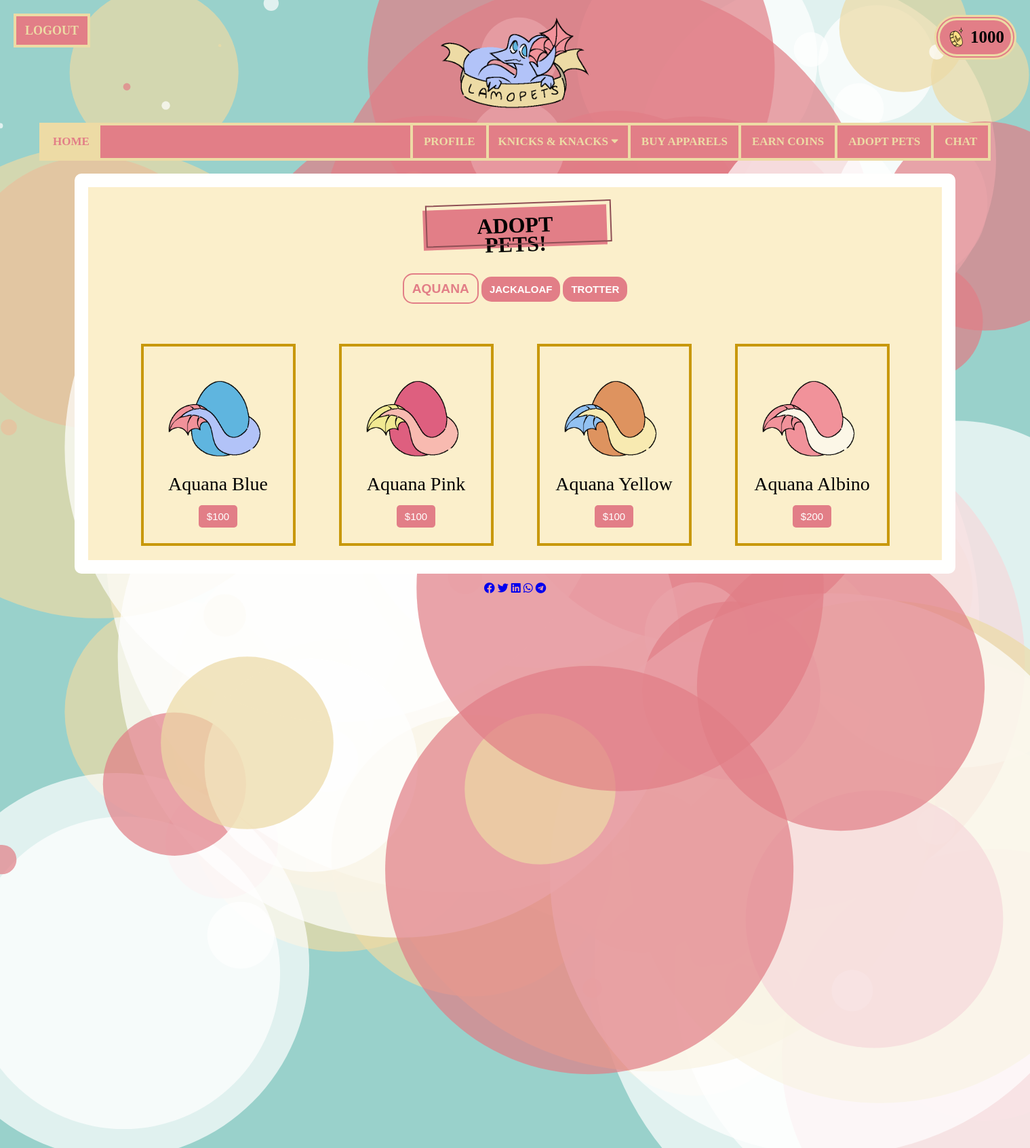
The app's page /adopt (signed in), older data.
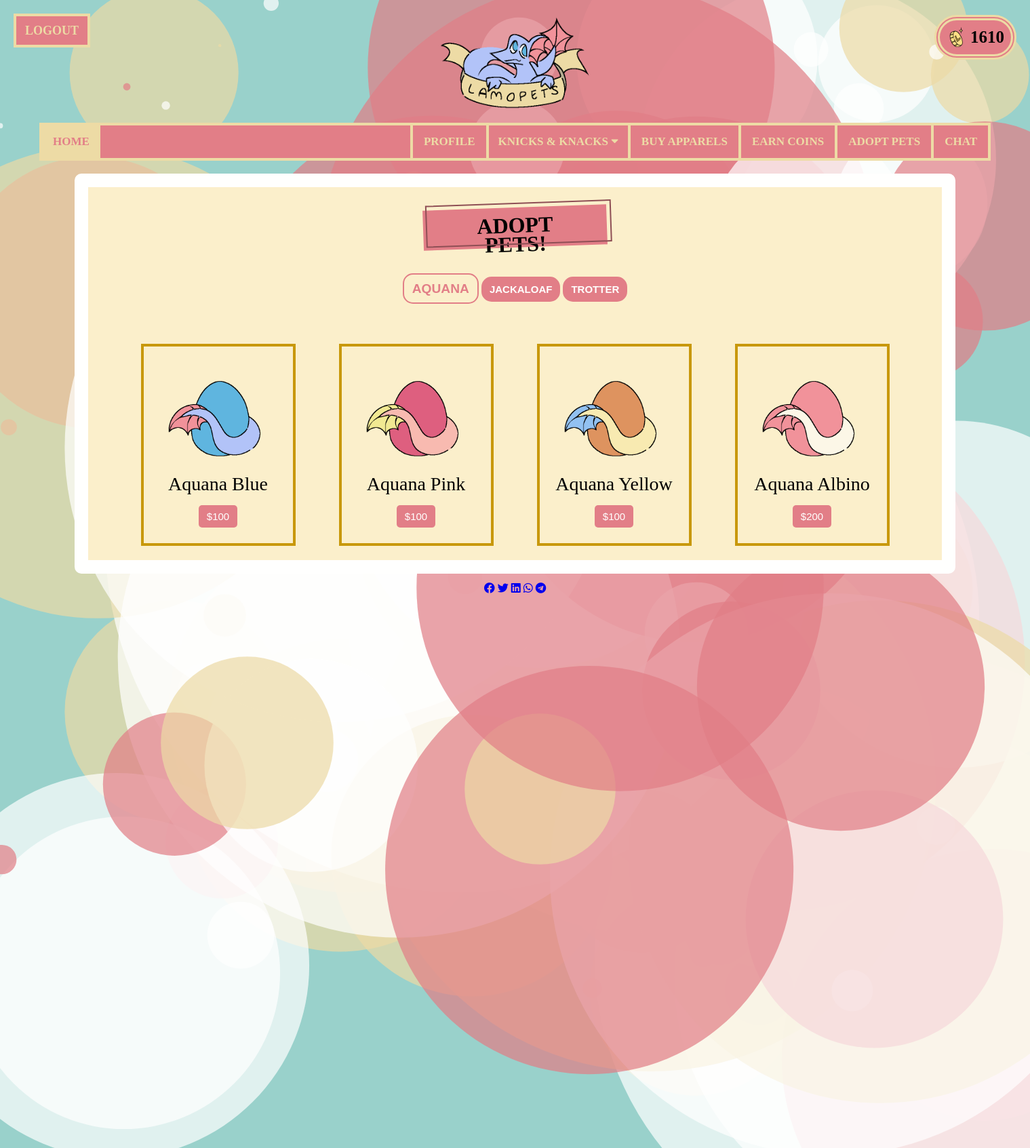
The same page, newer data.
### app.py (models this page shows, shortened)
class User(db.Model, UserMixin):
    id = db.Column(db.Integer, primary_key=True)
    username = db.Column(db.String(20), nullable=False, unique=True)
    password = db.Column(db.String(80), nullable=False)
    currency_balance = db.Column(db.Integer, default=1000)
    avatar = db.Column(db.Text, nullable=True)
    profile_pic = db.Column(db.Text, nullable=True)
    inventory = db.relationship('Inventory', back_populates='user_obj')
    adoptedpet = db.relationship('AdoptedPet', back_populates='user_obj')

### app.py (the view)
@app.route('/adopt', methods=['GET', 'POST'])
@login_required
def adopt():
    pets = Pet.query.all()
    return render_template('adopt.html', pets=pets)

### app.py (called while the page is built)
@login_manager.user_loader
def load_user(user_id):
    return User.query.get(int(user_id))

### templates/adopt.html (shortened to what this page needs)
<!DOCTYPE html>
<html lang="en">
<head>
    <link rel="stylesheet" type="text/css" href="{{ url_for('static', filename='css/styles.css') }}">
    <link rel="stylesheet" type="text/css" href="{{ url_for('static', filename='css/adopt.css') }}">
</head>
<body>
    <link rel="stylesheet" href="https://cdnjs.cloudflare.com/ajax/libs/font-awesome/5.9.0/css/all.min.css" />
    <div class="logo">
        <img src="{{ url_for('static', filename='assets/logo/Lamopets_Logo_Still.png') }}" id="img-still" width="60%">
    </div>
    <div class="center" id="logout-button">
        <a href="{{url_for('logout')}}">Logout</a>
    </div>
    <h2 class="currency-position" data-currency="{{ current_user.currency_balance }}">
        <img src="{{ url_for('static', filename='assets/Lamocoins.png') }}" id="coin">
        {{ current_user.currency_balance }}
    </h2>
    <nav>
        <div id="mainnav" class="navbar">
            <a href="{{url_for('home')}}" class="split">Home</a>
            <a href="{{url_for('forums')}}">Chat</a>
            <a href="{{url_for('adopt')}}">Adopt Pets</a>
            <a href="{{url_for('minigames')}}">Earn Coins</a>
            <a href="{{url_for('store')}}">Buy Apparels</a>
            <div class="dropdown">
                <button class="dropbtn">Knicks & Knacks
                    <i class="fa fa-caret-down"></i>
                </button>
            </div>
            <a href="{{url_for('profile')}}">Profile</a>
        </div>
    </nav>
    <div id="content">
        <div class="container-adopt" style="height:550px; border-radius: 10px;">
            <center><a class="button-53 button-a" style="margin:30px;">ADOPT PETS!</a></center>
            <div class="nav-adopt">
                <a href="#adopt-aquana">Aquana</a>
                <a href="#adopt-jackaloaf">Jackaloaf</a>
                <a href="#adopt-trotter">Trotter</a>
            </div>
            {% for pet in pets %}
                {% if pet.species.startswith("A") %}
                    <div class="adopt font" id="adopt-aquana">
                        <div class="item" id="{{ pet.species }}">
                            <img src="{{pet.egg_image_url}}">
                            <p class="item_name" style="font-size: 28px;">{{ pet.name }}</p>
                            <button class="price-adopt" data-name="{{ pet.name }}" data-price="{{ pet.price }}">${{ pet.price }}</button>
                        </div>
                    </div>
                {% endif %}
            {% endfor %}
        </div>
        <div id="share-buttons" style="padding-top:10px;">
            <a class="facebook" target="blank"><i class="fab fa-facebook"></i></a>
            <a class="twitter" target="blank"><i class="fab fa-twitter"></i></a>
            <a class="linkedin" target="blank"><i class="fab fa-linkedin"></i></a>
            <a class="whatsapp" target="blank"><i class="fab fa-whatsapp"></i></a>
            <a class="telegram" target="blank"><i class="fab fa-telegram"></i></a>
        </div>
    </div>
</body>
</html>

Row changes from the older to the newer data that the page shows:
changed User: currency_balance "1000" → "1610"
